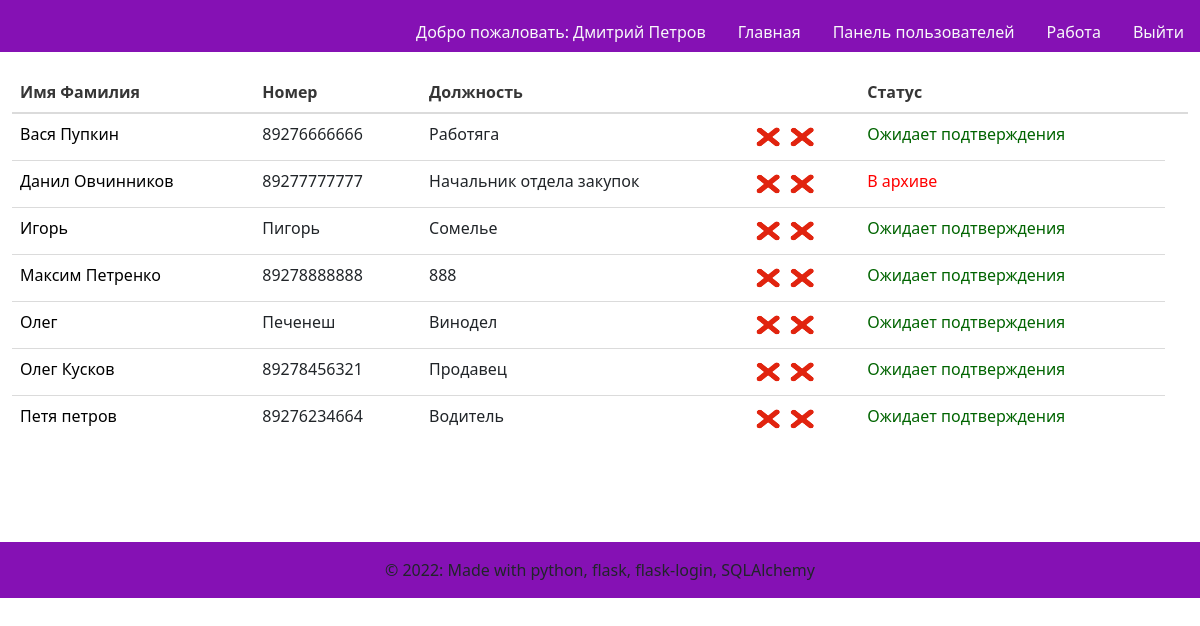
The app's page /admusers (signed in) with its own data.
### models.py (models this page shows)
class User(UserMixin, db.Model):
    id = db.Column(db.Integer,
                   nullable=False,
                   unique=True,
                   primary_key=True,
                   autoincrement=True)  # primary keys are required by SQLAlchemy
    password = db.Column(db.String(100))  # пароль есть только у администраторов и модераторов
    name = db.Column(db.String(100))  # имя фамилия
    phone_number = db.Column(db.String(11), unique=True)  # номер телефона
    vk_authorized = db.Column(db.Boolean, default=False)  # авторизован вк или нет
    tlg_authorized = db.Column(db.Boolean, default=False)  # авторизован в телеграм или нет
    status = db.Column(db.String(30))  # статус пользователя(ожидает подтверждения\в архиве\подтвержден)
    app_role = db.Column(db.String(20))  # роль в приложении(админ, модератор, пользователь)
    organisation_role = db.Column(db.String(100))  # должность в организации
    tlg_chat_id = db.Column(db.Integer, default=-1)
    vk_chat_id = db.Column(db.Integer, default=-1)

### main.py (the view)
@main.route('/admusers')
@login_required
def admusers():
    users = User.query.filter(User.status.in_([ARCHIEVED, WAITING_RESTORE, WAITING_CONFIRMENT, WAITING_ARCHIEVED])).order_by(User.name, User.status).all()
    return render_template('admusers.html', users=users)

### templates/admusers.html (shortened to what this page needs)
{% extends "base.html" %}
{% block content %}
    <table class="table table-hover">
      <thead>
        <tr>
            <th scope="col">Имя Фамилия</th>
            <th scope="col">Номер</th>
            <th scope="col">Должность</th>
            <th scope="col"></th>
            <th scope="col">Статус</th>
          <th scope="col"></th>
        </tr>
      </thead>
        <tbody>
            {%for user in users%}
            <tr>
              <td scope="row">
                  <a class="text-decoration-none" style="color: black"
                     href="{{ url_for('users.edituser', id=user['id']) }}">
                  {{ user['name'] }}</a></td>
              <td>{{ user['phone_number'] }}</td>
              <td>{{ user['organisation_role'] }}</td>
              <td>
                  {% if user['tlg_authorized'] %}
                      <img src="../static/images/tg.png" alt="TG" class="img-rounded" style="height:30px; width:30px"/>
                  {% else %}
                      <img src="../static/images/none.png" alt="" class="img-rounded" style="height:30px; width:30px"/>
                  {% endif %}
                  {% if user['vk_authorized'] %}
                      <img src="../static/images/vk.png" alt="VK" class="img-rounded" style="height:30px; width:30px"/>
                  {% else %}
                      <img src="../static/images/none.png" alt="" class="img-rounded" style="height:30px; width:30px"/>
                  {% endif %}
              </td>
              <td>
                    {% if user['status'] == 'ожидает подтверждения' %}
                        <label style="color: darkgreen">Ожидает подтверждения </label>
                    {% endif %}
                    {% if user['status'] == 'в архиве' %}
                        <label style="color: red">В архиве </label>
                    {% endif %}
              </td>
            </tr>
              {%endfor%}
        </tbody>
    </table>
{% endblock %}

### templates/base.html (shortened to what this page needs)
<!DOCTYPE html>
<html>
<head>
    <link rel="stylesheet" href="https://cdnjs.cloudflare.com/ajax/libs/bulma/0.7.2/css/bulma.min.css" />
    <link href="https://cdn.jsdelivr.net/npm/bootstrap@5.1.3/dist/css/bootstrap.min.css" rel="stylesheet">
    <link rel="stylesheet" href="../static/css/preloader.css"/>
</head>
<body class="loader-body" style="background-color: #ffffff; height: inherit">
            <nav class="d-none page-header navbar navbar-light sticky-top" style="background-color: #8511b4;">
                <div class="container-fluid ">
                    <ul class="nav nav-pills position-absolute bottom-0 end-0">
                        {% if current_user.is_authenticated %}
                        <li class="nav-item">
                            <a class="nav-link text-light" style="color: black"
                                        href="{{ url_for('users.edituser', id=current_user.id) }}">
                                Добро пожаловать: {{ current_user.name }}
                            </a>
                         </li>
                        {% endif %}
                        <li class="nav-item" >
                            <a href="{{ url_for('main.index') }}" class="nav-link text-light">
                                Главная
                            </a>
                        </li>
                        {% if current_user.is_authenticated %}
                        <li class="nav-item">
                            <a href="{{ url_for('main.admusers') }}" class="nav-link text-light">
                                Панель пользователей
                            </a>
                        </li>
                        {% endif %}
                        {% if current_user.is_authenticated %}
                        <li class="nav-item">
                            <a href="{{ url_for('main.workallusers') }}" class="nav-link text-light">
                                Работа
                            </a>
                        </li>
                        {% endif %}
                        {% if current_user.is_authenticated %}
                        <li class="nav-item">
                            <a href="{{ url_for('auth.logout') }}" class="nav-link text-light">
                                Выйти
                            </a>
                        </li>
                        {% endif %}
                    </ul>
                </div>
            </nav>
            <div class="d-none page-main container-fluid" style="height: 82%">
                   {% block content %}
                   {% endblock %}
            </div>
            <footer class="d-none page-footer font-small blue" style="background-color: #8511b4; margin-top: 100px">
              <div class="footer-copyright text-center py-3">© 2022: Made with python, flask, flask-login, SQLAlchemy
              </div>
            </footer>
    </body>
</html>

### records on screen
User: name "Дмитрий Петров"
User: name "Вася Пупкин", phone_number "89276666666", organisation_role "Работяга", tlg_authorized False (drawn), vk_authorized False (drawn), shows "Ожидает подтверждения"
User: name "Данил Овчинников", phone_number "89277777777", organisation_role "Начальник отдела закупок", tlg_authorized False (drawn), vk_authorized False (drawn), status "В архиве"
User: name "Игорь", phone_number "Пигорь", organisation_role "Сомелье", tlg_authorized False (drawn), vk_authorized False (drawn), shows "Ожидает подтверждения"
User: name "Максим Петренко", phone_number "89278888888", organisation_role "888", tlg_authorized False (drawn), vk_authorized False (drawn), shows "Ожидает подтверждения"
User: name "Олег", phone_number "Печенеш", organisation_role "Винодел", tlg_authorized False (drawn), vk_authorized False (drawn), shows "Ожидает подтверждения"
User: name "Олег Кусков", phone_number "89278456321", organisation_role "Продавец", tlg_authorized False (drawn), vk_authorized False (drawn), shows "Ожидает подтверждения"
User: name "Петя петров", phone_number "89276234664", organisation_role "Водитель", tlg_authorized False (drawn), vk_authorized False (drawn), shows "Ожидает подтверждения"
